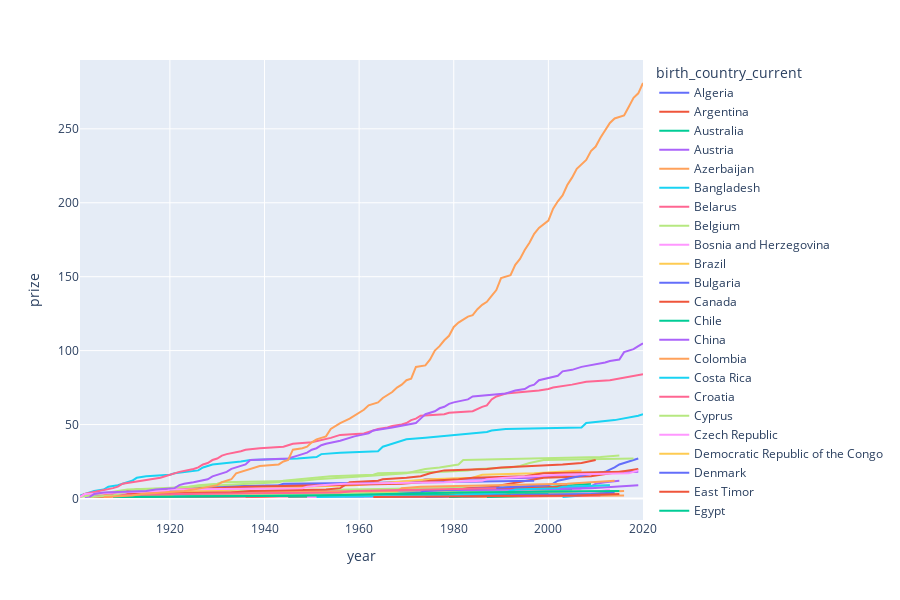

Notebook code cell kept with this figure:
### Code cell
fig = px.line(cumulative_prizes, x="year", y="prize", color='birth_country_current', height=600)
fig.show()

### Figure 1 — Plotly figure (JSON) as saved in the notebook; plotly's stock layout.template omitted (floating-point values rounded to 4 significant figures)
{"data": [{"hovertemplate": "birth_country_current=Algeria<br>year=%{x}<br>prize=%{y}<extra></extra>", "legendgroup": "Algeria", "line": {"color": "#636efa", "dash": "solid"}, "marker": {"symbol": "circle"}, "mode": "lines", "name": "Algeria", "orientation": "v", "showlegend": true, "type": "scatter", "x": [1957, 1997], "xaxis": "x", "y": [1, 2], "yaxis": "y"}, {"hovertemplate": "birth_country_current=Argentina<br>year=%{x}<br>prize=%{y}<extra></extra>", "legendgroup": "Argentina", "line": {"color": "#EF553B", "dash": "solid"}, "marker": {"symbol": "circle"}, "mode": "lines", "name": "Argentina", "orientation": "v", "showlegend": true, "type": "scatter", "x": [1936, 1947, 1980, 1984], "xaxis": "x", "y": [1, 2, 3, 4], "yaxis": "y"}, {"hovertemplate": "birth_country_current=Australia<br>year=%{x}<br>prize=%{y}<extra></extra>", "legendgroup": "Australia", "line": {"color": "#00cc96", "dash": "solid"}, "marker": {"symbol": "circle"}, "mode": "lines", "name": "Australia", "orientation": "v", "showlegend": true, "type": "scatter", "x": [1915, 1945, 1960, 1963, 1964, 1975, 1996, 2005, 2009], "xaxis": "x", "y": [1, 2, 3, 4, 5, 6, 7, 9, 10], "yaxis": "y"}, {"hovertemplate": "birth_country_current=Austria<br>year=%{x}<br>prize=%{y}<extra></extra>", "legendgroup": "Austria", "line": {"color": "#ab63fa", "dash": "solid"}, "marker": {"symbol": "circle"}, "mode": "lines", "name": "Austria", "orientation": "v", "showlegend": true, "type": "scatter", "x": [1911, 1914, 1925, 1927, 1930, 1933, 1936, 1938, 1945, 1962, 1973, 1974, 1998, 2000, 2004, 2013, 2019], "xaxis": "x", "y": [1, 2, 3, 4, 5, 6, 7, 8, 9, 10, 12, 13, 14, 15, 16, 17, 18], "yaxis": "y"}, {"hovertemplate": "birth_country_current=Azerbaijan<br>year=%{x}<br>prize=%{y}<extra></extra>", "legendgroup": "Azerbaijan", "line": {"color": "#FFA15A", "dash": "solid"}, "marker": {"symbol": "circle"}, "mode": "lines", "name": "Azerbaijan", "orientation": "v", "showlegend": true, "type": "scatter", "x": [1962], "xaxis": "x", "y": [1], "yaxis": "y"}, {"hovertemplate": "birth_country_current=Bangladesh<br>year=%{x}<br>prize=%{y}<extra></extra>", "legendgroup": "Bangladesh", "line": {"color": "#19d3f3", "dash": "solid"}, "marker": {"symbol": "circle"}, "mode": "lines", "name": "Bangladesh", "orientation": "v", "showlegend": true, "type": "scatter", "x": [2006], "xaxis": "x", "y": [1], "yaxis": "y"}, {"hovertemplate": "birth_country_current=Belarus<br>year=%{x}<br>prize=%{y}<extra></extra>", "legendgroup": "Belarus", "line": {"color": "#FF6692", "dash": "solid"}, "marker": {"symbol": "circle"}, "mode": "lines", "name": "Belarus", "orientation": "v", "showlegend": true, "type": "scatter", "x": [1971, 1978, 1994, 2000], "xaxis": "x", "y": [1, 2, 3, 4], "yaxis": "y"}, {"hovertemplate": "birth_country_current=Belgium<br>year=%{x}<br>prize=%{y}<extra></extra>", "legendgroup": "Belgium", "line": {"color": "#B6E880", "dash": "solid"}, "marker": {"symbol": "circle"}, "mode": "lines", "name": "Belgium", "orientation": "v", "showlegend": true, "type": "scatter", "x": [1909, 1911, 1913, 1919, 1938, 1958, 1974, 2005, 2013], "xaxis": "x", "y": [1, 2, 3, 4, 5, 6, 7, 8, 9], "yaxis": "y"}, {"hovertemplate": "birth_country_current=Bosnia and Herzegovina<br>year=%{x}<br>prize=%{y}<extra></extra>", "legendgroup": "Bosnia and Herzegovina", "line": {"color": "#FF97FF", "dash": "solid"}, "marker": {"symbol": "circle"}, "mode": "lines", "name": "Bosnia and Herzegovina", "orientation": "v", "showlegend": true, "type": "scatter", "x": [1961, 1975], "xaxis": "x", "y": [1, 2], "yaxis": "y"}, {"hovertemplate": "birth_country_current=Brazil<br>year=%{x}<br>prize=%{y}<extra></extra>", "legendgroup": "Brazil", "line": {"color": "#FECB52", "dash": "solid"}, "marker": {"symbol": "circle"}, "mode": "lines", "name": "Brazil", "orientation": "v", "showlegend": true, "type": "scatter", "x": [1960], "xaxis": "x", "y": [1], "yaxis": "y"}, {"hovertemplate": "birth_country_current=Bulgaria<br>year=%{x}<br>prize=%{y}<extra></extra>", "legendgroup": "Bulgaria", "line": {"color": "#636efa", "dash": "solid"}, "marker": {"symbol": "circle"}, "mode": "lines", "name": "Bulgaria", "orientation": "v", "showlegend": true, "type": "scatter", "x": [1981], "xaxis": "x", "y": [1], "yaxis": "y"}, {"hovertemplate": "birth_country_current=Canada<br>year=%{x}<br>prize=%{y}<extra></extra>", "legendgroup": "Canada", "line": {"color": "#EF553B", "dash": "solid"}, "marker": {"symbol": "circle"}, "mode": "lines", "name": "Canada", "orientation": "v", "showlegend": true, "type": "scatter", "x": [1923, 1949, 1957, 1966, 1976, 1981, 1983, 1989, 1990, 1992, 1994, 1996, 1997, 1999, 2009, 2011, 2013, 2015, 2018, 2019], "xaxis": "x", "y": [1, 2, 3, 4, 5, 6, 7, 8, 9, 10, 11, 12, 13, 14, 15, 16, 17, 18, 19, 20], "yaxis": "y"}, {"hovertemplate": "birth_country_current=Chile<br>year=%{x}<br>prize=%{y}<extra></extra>", "legendgroup": "Chile", "line": {"color": "#00cc96", "dash": "solid"}, "marker": {"symbol": "circle"}, "mode": "lines", "name": "Chile", "orientation": "v", "showlegend": true, "type": "scatter", "x": [1945, 1971], "xaxis": "x", "y": [1, 2], "yaxis": "y"}, {"hovertemplate": "birth_country_current=China<br>year=%{x}<br>prize=%{y}<extra></extra>", "legendgroup": "China", "line": {"color": "#ab63fa", "dash": "solid"}, "marker": {"symbol": "circle"}, "mode": "lines", "name": "China", "orientation": "v", "showlegend": true, "type": "scatter", "x": [1956, 1957, 1989, 1992, 1998, 2000, 2009, 2010, 2012, 2015], "xaxis": "x", "y": [1, 3, 4, 5, 6, 7, 8, 10, 11, 12], "yaxis": "y"}, {"hovertemplate": "birth_country_current=Colombia<br>year=%{x}<br>prize=%{y}<extra></extra>", "legendgroup": "Colombia", "line": {"color": "#FFA15A", "dash": "solid"}, "marker": {"symbol": "circle"}, "mode": "lines", "name": "Colombia", "orientation": "v", "showlegend": true, "type": "scatter", "x": [1982, 2016], "xaxis": "x", "y": [1, 2], "yaxis": "y"}, {"hovertemplate": "birth_country_current=Costa Rica<br>year=%{x}<br>prize=%{y}<extra></extra>", "legendgroup": "Costa Rica", "line": {"color": "#19d3f3", "dash": "solid"}, "marker": {"symbol": "circle"}, "mode": "lines", "name": "Costa Rica", "orientation": "v", "showlegend": true, "type": "scatter", "x": [1987], "xaxis": "x", "y": [1], "yaxis": "y"}, {"hovertemplate": "birth_country_current=Croatia<br>year=%{x}<br>prize=%{y}<extra></extra>", "legendgroup": "Croatia", "line": {"color": "#FF6692", "dash": "solid"}, "marker": {"symbol": "circle"}, "mode": "lines", "name": "Croatia", "orientation": "v", "showlegend": true, "type": "scatter", "x": [1939], "xaxis": "x", "y": [1], "yaxis": "y"}, {"hovertemplate": "birth_country_current=Cyprus<br>year=%{x}<br>prize=%{y}<extra></extra>", "legendgroup": "Cyprus", "line": {"color": "#B6E880", "dash": "solid"}, "marker": {"symbol": "circle"}, "mode": "lines", "name": "Cyprus", "orientation": "v", "showlegend": true, "type": "scatter", "x": [2010], "xaxis": "x", "y": [1], "yaxis": "y"}, {"hovertemplate": "birth_country_current=Czech Republic<br>year=%{x}<br>prize=%{y}<extra></extra>", "legendgroup": "Czech Republic", "line": {"color": "#FF97FF", "dash": "solid"}, "marker": {"symbol": "circle"}, "mode": "lines", "name": "Czech Republic", "orientation": "v", "showlegend": true, "type": "scatter", "x": [1905, 1947, 1959, 1984, 2007], "xaxis": "x", "y": [1, 3, 4, 5, 6], "yaxis": "y"}, {"hovertemplate": "birth_country_current=Democratic Republic of the Congo<br>year=%{x}<br>prize=%{y}<extra></extra>", "legendgroup": "Democratic Republic of the Congo", "line": {"color": "#FECB52", "dash": "solid"}, "marker": {"symbol": "circle"}, "mode": "lines", "name": "Democratic Republic of the Congo", "orientation": "v", "showlegend": true, "type": "scatter", "x": [2018], "xaxis": "x", "y": [1], "yaxis": "y"}, {"hovertemplate": "birth_country_current=Denmark<br>year=%{x}<br>prize=%{y}<extra></extra>", "legendgroup": "Denmark", "line": {"color": "#636efa", "dash": "solid"}, "marker": {"symbol": "circle"}, "mode": "lines", "name": "Denmark", "orientation": "v", "showlegend": true, "type": "scatter", "x": [1903, 1908, 1917, 1920, 1922, 1926, 1928, 1943, 1944, 1975, 1997], "xaxis": "x", "y": [1, 2, 4, 5, 6, 7, 8, 9, 10, 11, 12], "yaxis": "y"}, {"hovertemplate": "birth_country_current=East Timor<br>year=%{x}<br>prize=%{y}<extra></extra>", "legendgroup": "East Timor", "line": {"color": "#EF553B", "dash": "solid"}, "marker": {"symbol": "circle"}, "mode": "lines", "name": "East Timor", "orientation": "v", "showlegend": true, "type": "scatter", "x": [1996], "xaxis": "x", "y": [2], "yaxis": "y"}, {"hovertemplate": "birth_country_current=Egypt<br>year=%{x}<br>prize=%{y}<extra></extra>", "legendgroup": "Egypt", "line": {"color": "#00cc96", "dash": "solid"}, "marker": {"symbol": "circle"}, "mode": "lines", "name": "Egypt", "orientation": "v", "showlegend": true, "type": "scatter", "x": [1964, 1978, 1988, 1994, 1999, 2005], "xaxis": "x", "y": [1, 2, 3, 4, 5, 6], "yaxis": "y"}, {"hovertemplate": "birth_country_current=Ethiopia<br>year=%{x}<br>prize=%{y}<extra></extra>", "legendgroup": "Ethiopia", "line": {"color": "#ab63fa", "dash": "solid"}, "marker": {"symbol": "circle"}, "mode": "lines", "name": "Ethiopia", "orientation": "v", "showlegend": true, "type": "scatter", "x": [2019], "xaxis": "x", "y": [1], "yaxis": "y"}, {"hovertemplate": "birth_country_current=Finland<br>year=%{x}<br>prize=%{y}<extra></extra>", "legendgroup": "Finland", "line": {"color": "#FFA15A", "dash": "solid"}, "marker": {"symbol": "circle"}, "mode": "lines", "name": "Finland", "orientation": "v", "showlegend": true, "type": "scatter", "x": [1939, 1945, 1967, 2008, 2016], "xaxis": "x", "y": [1, 2, 3, 4, 5], "yaxis": "y"}, {"hovertemplate": "birth_country_current=France<br>year=%{x}<br>prize=%{y}<extra></extra>", "legendgroup": "France", "line": {"color": "#19d3f3", "dash": "solid"}, "marker": {"symbol": "circle"}, "mode": "lines", "name": "France", "orientation": "v", "showlegend": true, "type": "scatter", "x": [1901, 1903, 1904, 1906, 1907, 1909, 1912, 1913, 1915, 1920, 1921, 1926, 1927, 1928, 1929, 1935, 1937, 1947, 1951, 1952, 1956, 1964, 1965, 1966, 1967, 1968, 1970, 1974, 1977, 1980, 1983, 1987, 1988, 1991, 2007, 2008, 2014, 2016, 2018, 2019, 2020], "xaxis": "x", "y": [2, 4, 5, 6, 8, 9, 12, 14, 15, 16, 17, 19, 21, 22, 23, 25, 26, 27, 28, 30, 31, 32, 35, 36, 37, 38, 40, 41, 42, 43, 44, 45, 46, 47, 48, 51, 53, 54, 55, 56, 57], "yaxis": "y"}, {"hovertemplate": "birth_country_current=Germany<br>year=%{x}<br>prize=%{y}<extra></extra>", "legendgroup": "Germany", "line": {"color": "#FF6692", "dash": "solid"}, "marker": {"symbol": "circle"}, "mode": "lines", "name": "Germany", "orientation": "v", "showlegend": true, "type": "scatter", "x": [1901, 1902, 1905, 1907, 1908, 1909, 1910, 1912, 1914, 1915, 1918, 1919, 1920, 1921, 1922, 1925, 1926, 1927, 1928, 1929, 1930, 1931, 1932, 1935, 1936, 1939, 1944, 1945, 1946, 1950, 1953, 1954, 1955, 1956, 1961, 1963, 1964, 1966, 1967, 1969, 1970, 1971, 1972, 1973, 1978, 1979, 1984, 1986, 1987, 1988, 1989, 1991, 1995, 1998, 2000, 2001, 2005, 2007, 2008, 2013, 2017, 2019, 2020], "xaxis": "x", "y": [1, 3, 5, 6, 7, 8, 10, 11, 12, 13, 14, 15, 16, 17, 18, 20, 21, 23, 24, 26, 27, 29, 30, 32, 33, 34, 35, 36, 37, 38, 40, 41, 42, 43, 44, 46, 47, 48, 49, 50, 51, 53, 54, 56, 57, 58, 59, 62, 63, 67, 69, 71, 72, 73, 74, 75, 77, 78, 79, 80, 82, 83, 84], "yaxis": "y"}, {"hovertemplate": "birth_country_current=Ghana<br>year=%{x}<br>prize=%{y}<extra></extra>", "legendgroup": "Ghana", "line": {"color": "#B6E880", "dash": "solid"}, "marker": {"symbol": "circle"}, "mode": "lines", "name": "Ghana", "orientation": "v", "showlegend": true, "type": "scatter", "x": [2001], "xaxis": "x", "y": [1], "yaxis": "y"}, {"hovertemplate": "birth_country_current=Greece<br>year=%{x}<br>prize=%{y}<extra></extra>", "legendgroup": "Greece", "line": {"color": "#FF97FF", "dash": "solid"}, "marker": {"symbol": "circle"}, "mode": "lines", "name": "Greece", "orientation": "v", "showlegend": true, "type": "scatter", "x": [1979], "xaxis": "x", "y": [1], "yaxis": "y"}, {"hovertemplate": "birth_country_current=Guadeloupe Island<br>year=%{x}<br>prize=%{y}<extra></extra>", "legendgroup": "Guadeloupe Island", "line": {"color": "#FECB52", "dash": "solid"}, "marker": {"symbol": "circle"}, "mode": "lines", "name": "Guadeloupe Island", "orientation": "v", "showlegend": true, "type": "scatter", "x": [1960], "xaxis": "x", "y": [1], "yaxis": "y"}, {"hovertemplate": "birth_country_current=Guatemala<br>year=%{x}<br>prize=%{y}<extra></extra>", "legendgroup": "Guatemala", "line": {"color": "#636efa", "dash": "solid"}, "marker": {"symbol": "circle"}, "mode": "lines", "name": "Guatemala", "orientation": "v", "showlegend": true, "type": "scatter", "x": [1967, 1992], "xaxis": "x", "y": [1, 2], "yaxis": "y"}, {"hovertemplate": "birth_country_current=Hungary<br>year=%{x}<br>prize=%{y}<extra></extra>", "legendgroup": "Hungary", "line": {"color": "#EF553B", "dash": "solid"}, "marker": {"symbol": "circle"}, "mode": "lines", "name": "Hungary", "orientation": "v", "showlegend": true, "type": "scatter", "x": [1937, 1943, 1961, 1963, 1971, 1994, 2002, 2004], "xaxis": "x", "y": [1, 2, 3, 4, 5, 7, 8, 9], "yaxis": "y"}, {"hovertemplate": "birth_country_current=Iceland<br>year=%{x}<br>prize=%{y}<extra></extra>", "legendgroup": "Iceland", "line": {"color": "#00cc96", "dash": "solid"}, "marker": {"symbol": "circle"}, "mode": "lines", "name": "Iceland", "orientation": "v", "showlegend": true, "type": "scatter", "x": [1955], "xaxis": "x", "y": [1], "yaxis": "y"}, {"hovertemplate": "birth_country_current=India<br>year=%{x}<br>prize=%{y}<extra></extra>", "legendgroup": "India", "line": {"color": "#ab63fa", "dash": "solid"}, "marker": {"symbol": "circle"}, "mode": "lines", "name": "India", "orientation": "v", "showlegend": true, "type": "scatter", "x": [1902, 1907, 1913, 1930, 1968, 1998, 2009, 2014, 2019], "xaxis": "x", "y": [1, 2, 3, 4, 5, 6, 7, 8, 9], "yaxis": "y"}, {"hovertemplate": "birth_country_current=Indonesia<br>year=%{x}<br>prize=%{y}<extra></extra>", "legendgroup": "Indonesia", "line": {"color": "#FFA15A", "dash": "solid"}, "marker": {"symbol": "circle"}, "mode": "lines", "name": "Indonesia", "orientation": "v", "showlegend": true, "type": "scatter", "x": [1924], "xaxis": "x", "y": [1], "yaxis": "y"}, {"hovertemplate": "birth_country_current=Iran<br>year=%{x}<br>prize=%{y}<extra></extra>", "legendgroup": "Iran", "line": {"color": "#19d3f3", "dash": "solid"}, "marker": {"symbol": "circle"}, "mode": "lines", "name": "Iran", "orientation": "v", "showlegend": true, "type": "scatter", "x": [2003, 2007], "xaxis": "x", "y": [1, 2], "yaxis": "y"}, {"hovertemplate": "birth_country_current=Iraq<br>year=%{x}<br>prize=%{y}<extra></extra>", "legendgroup": "Iraq", "line": {"color": "#FF6692", "dash": "solid"}, "marker": {"symbol": "circle"}, "mode": "lines", "name": "Iraq", "orientation": "v", "showlegend": true, "type": "scatter", "x": [2018], "xaxis": "x", "y": [1], "yaxis": "y"}, {"hovertemplate": "birth_country_current=Ireland<br>year=%{x}<br>prize=%{y}<extra></extra>", "legendgroup": "Ireland", "line": {"color": "#B6E880", "dash": "solid"}, "marker": {"symbol": "circle"}, "mode": "lines", "name": "Ireland", "orientation": "v", "showlegend": true, "type": "scatter", "x": [1923, 1925, 1951, 1969, 2015], "xaxis": "x", "y": [1, 2, 3, 4, 5], "yaxis": "y"}, {"hovertemplate": "birth_country_current=Israel<br>year=%{x}<br>prize=%{y}<extra></extra>", "legendgroup": "Israel", "line": {"color": "#FF97FF", "dash": "solid"}, "marker": {"symbol": "circle"}, "mode": "lines", "name": "Israel", "orientation": "v", "showlegend": true, "type": "scatter", "x": [1994, 2002, 2004, 2009, 2011, 2013], "xaxis": "x", "y": [1, 2, 3, 4, 5, 6], "yaxis": "y"}, {"hovertemplate": "birth_country_current=Italy<br>year=%{x}<br>prize=%{y}<extra></extra>", "legendgroup": "Italy", "line": {"color": "#FECB52", "dash": "solid"}, "marker": {"symbol": "circle"}, "mode": "lines", "name": "Italy", "orientation": "v", "showlegend": true, "type": "scatter", "x": [1906, 1907, 1909, 1926, 1934, 1938, 1959, 1963, 1969, 1975, 1984, 1985, 1986, 1997, 2002, 2007], "xaxis": "x", "y": [2, 3, 4, 5, 6, 7, 9, 10, 11, 13, 14, 15, 16, 17, 18, 19], "yaxis": "y"}, {"hovertemplate": "birth_country_current=Japan<br>year=%{x}<br>prize=%{y}<extra></extra>", "legendgroup": "Japan", "line": {"color": "#636efa", "dash": "solid"}, "marker": {"symbol": "circle"}, "mode": "lines", "name": "Japan", "orientation": "v", "showlegend": true, "type": "scatter", "x": [1949, 1965, 1968, 1973, 1974, 1981, 1987, 1994, 2000, 2001, 2002, 2008, 2010, 2012, 2014, 2015, 2016, 2017, 2018, 2019], "xaxis": "x", "y": [1, 2, 3, 4, 5, 6, 7, 8, 9, 10, 12, 16, 17, 18, 21, 23, 24, 25, 26, 27], "yaxis": "y"}, {"hovertemplate": "birth_country_current=Kenya<br>year=%{x}<br>prize=%{y}<extra></extra>", "legendgroup": "Kenya", "line": {"color": "#EF553B", "dash": "solid"}, "marker": {"symbol": "circle"}, "mode": "lines", "name": "Kenya", "orientation": "v", "showlegend": true, "type": "scatter", "x": [2004], "xaxis": "x", "y": [1], "yaxis": "y"}, {"hovertemplate": "birth_country_current=Korea (South Korea)<br>year=%{x}<br>prize=%{y}<extra></extra>", "legendgroup": "Korea (South Korea)", "line": {"color": "#00cc96", "dash": "solid"}, "marker": {"symbol": "circle"}, "mode": "lines", "name": "Korea (South Korea)", "orientation": "v", "showlegend": true, "type": "scatter", "x": [1987, 2000], "xaxis": "x", "y": [1, 2], "yaxis": "y"}, {"hovertemplate": "birth_country_current=Latvia<br>year=%{x}<br>prize=%{y}<extra></extra>", "legendgroup": "Latvia", "line": {"color": "#ab63fa", "dash": "solid"}, "marker": {"symbol": "circle"}, "mode": "lines", "name": "Latvia", "orientation": "v", "showlegend": true, "type": "scatter", "x": [1909], "xaxis": "x", "y": [1], "yaxis": "y"}, {"hovertemplate": "birth_country_current=Liberia<br>year=%{x}<br>prize=%{y}<extra></extra>", "legendgroup": "Liberia", "line": {"color": "#FFA15A", "dash": "solid"}, "marker": {"symbol": "circle"}, "mode": "lines", "name": "Liberia", "orientation": "v", "showlegend": true, "type": "scatter", "x": [2011], "xaxis": "x", "y": [2], "yaxis": "y"}, {"hovertemplate": "birth_country_current=Lithuania<br>year=%{x}<br>prize=%{y}<extra></extra>", "legendgroup": "Lithuania", "line": {"color": "#19d3f3", "dash": "solid"}, "marker": {"symbol": "circle"}, "mode": "lines", "name": "Lithuania", "orientation": "v", "showlegend": true, "type": "scatter", "x": [1977, 1980, 1982], "xaxis": "x", "y": [1, 2, 3], "yaxis": "y"}, {"hovertemplate": "birth_country_current=Luxembourg<br>year=%{x}<br>prize=%{y}<extra></extra>", "legendgroup": "Luxembourg", "line": {"color": "#FF6692", "dash": "solid"}, "marker": {"symbol": "circle"}, "mode": "lines", "name": "Luxembourg", "orientation": "v", "showlegend": true, "type": "scatter", "x": [1908, 2011], "xaxis": "x", "y": [1, 2], "yaxis": "y"}, {"hovertemplate": "birth_country_current=Madagascar<br>year=%{x}<br>prize=%{y}<extra></extra>", "legendgroup": "Madagascar", "line": {"color": "#B6E880", "dash": "solid"}, "marker": {"symbol": "circle"}, "mode": "lines", "name": "Madagascar", "orientation": "v", "showlegend": true, "type": "scatter", "x": [1985], "xaxis": "x", "y": [1], "yaxis": "y"}, {"hovertemplate": "birth_country_current=Mexico<br>year=%{x}<br>prize=%{y}<extra></extra>", "legendgroup": "Mexico", "line": {"color": "#FF97FF", "dash": "solid"}, "marker": {"symbol": "circle"}, "mode": "lines", "name": "Mexico", "orientation": "v", "showlegend": true, "type": "scatter", "x": [1982, 1990, 1995], "xaxis": "x", "y": [1, 2, 3], "yaxis": "y"}, {"hovertemplate": "birth_country_current=Morocco<br>year=%{x}<br>prize=%{y}<extra></extra>", "legendgroup": "Morocco", "line": {"color": "#FECB52", "dash": "solid"}, "marker": {"symbol": "circle"}, "mode": "lines", "name": "Morocco", "orientation": "v", "showlegend": true, "type": "scatter", "x": [2012], "xaxis": "x", "y": [1], "yaxis": "y"}, {"hovertemplate": "birth_country_current=Myanmar<br>year=%{x}<br>prize=%{y}<extra></extra>", "legendgroup": "Myanmar", "line": {"color": "#636efa", "dash": "solid"}, "marker": {"symbol": "circle"}, "mode": "lines", "name": "Myanmar", "orientation": "v", "showlegend": true, "type": "scatter", "x": [1991], "xaxis": "x", "y": [1], "yaxis": "y"}, {"hovertemplate": "birth_country_current=Netherlands<br>year=%{x}<br>prize=%{y}<extra></extra>", "legendgroup": "Netherlands", "line": {"color": "#EF553B", "dash": "solid"}, "marker": {"symbol": "circle"}, "mode": "lines", "name": "Netherlands", "orientation": "v", "showlegend": true, "type": "scatter", "x": [1901, 1902, 1910, 1911, 1913, 1929, 1936, 1953, 1969, 1973, 1975, 1981, 1984, 1995, 1999, 2016], "xaxis": "x", "y": [1, 3, 4, 5, 6, 7, 8, 9, 10, 11, 12, 13, 14, 15, 17, 18], "yaxis": "y"}, {"hovertemplate": "birth_country_current=New Zealand<br>year=%{x}<br>prize=%{y}<extra></extra>", "legendgroup": "New Zealand", "line": {"color": "#00cc96", "dash": "solid"}, "marker": {"symbol": "circle"}, "mode": "lines", "name": "New Zealand", "orientation": "v", "showlegend": true, "type": "scatter", "x": [1908, 1962, 2000], "xaxis": "x", "y": [1, 2, 3], "yaxis": "y"}, {"hovertemplate": "birth_country_current=Nigeria<br>year=%{x}<br>prize=%{y}<extra></extra>", "legendgroup": "Nigeria", "line": {"color": "#ab63fa", "dash": "solid"}, "marker": {"symbol": "circle"}, "mode": "lines", "name": "Nigeria", "orientation": "v", "showlegend": true, "type": "scatter", "x": [1986], "xaxis": "x", "y": [1], "yaxis": "y"}, {"hovertemplate": "birth_country_current=Norway<br>year=%{x}<br>prize=%{y}<extra></extra>", "legendgroup": "Norway", "line": {"color": "#FFA15A", "dash": "solid"}, "marker": {"symbol": "circle"}, "mode": "lines", "name": "Norway", "orientation": "v", "showlegend": true, "type": "scatter", "x": [1903, 1920, 1921, 1922, 1968, 1969, 1973, 1989, 2004, 2014], "xaxis": "x", "y": [1, 2, 3, 4, 5, 7, 8, 9, 10, 12], "yaxis": "y"}, {"hovertemplate": "birth_country_current=Pakistan<br>year=%{x}<br>prize=%{y}<extra></extra>", "legendgroup": "Pakistan", "line": {"color": "#19d3f3", "dash": "solid"}, "marker": {"symbol": "circle"}, "mode": "lines", "name": "Pakistan", "orientation": "v", "showlegend": true, "type": "scatter", "x": [1979, 1983, 2014], "xaxis": "x", "y": [1, 2, 3], "yaxis": "y"}, {"hovertemplate": "birth_country_current=Peru<br>year=%{x}<br>prize=%{y}<extra></extra>", "legendgroup": "Peru", "line": {"color": "#FF6692", "dash": "solid"}, "marker": {"symbol": "circle"}, "mode": "lines", "name": "Peru", "orientation": "v", "showlegend": true, "type": "scatter", "x": [2010], "xaxis": "x", "y": [1], "yaxis": "y"}, {"hovertemplate": "birth_country_current=Poland<br>year=%{x}<br>prize=%{y}<extra></extra>", "legendgroup": "Poland", "line": {"color": "#B6E880", "dash": "solid"}, "marker": {"symbol": "circle"}, "mode": "lines", "name": "Poland", "orientation": "v", "showlegend": true, "type": "scatter", "x": [1901, 1903, 1905, 1907, 1908, 1911, 1918, 1924, 1931, 1939, 1943, 1944, 1950, 1954, 1963, 1964, 1978, 1983, 1985, 1992, 1994, 1995, 1996, 1999, 2018], "xaxis": "x", "y": [1, 2, 3, 4, 5, 6, 7, 8, 9, 10, 11, 12, 14, 15, 16, 17, 18, 19, 20, 21, 22, 23, 24, 26, 27], "yaxis": "y"}, {"hovertemplate": "birth_country_current=Portugal<br>year=%{x}<br>prize=%{y}<extra></extra>", "legendgroup": "Portugal", "line": {"color": "#FF97FF", "dash": "solid"}, "marker": {"symbol": "circle"}, "mode": "lines", "name": "Portugal", "orientation": "v", "showlegend": true, "type": "scatter", "x": [1949, 1998], "xaxis": "x", "y": [1, 2], "yaxis": "y"}, {"hovertemplate": "birth_country_current=Republic of Macedonia<br>year=%{x}<br>prize=%{y}<extra></extra>", "legendgroup": "Republic of Macedonia", "line": {"color": "#FECB52", "dash": "solid"}, "marker": {"symbol": "circle"}, "mode": "lines", "name": "Republic of Macedonia", "orientation": "v", "showlegend": true, "type": "scatter", "x": [1979], "xaxis": "x", "y": [1], "yaxis": "y"}, {"hovertemplate": "birth_country_current=Romania<br>year=%{x}<br>prize=%{y}<extra></extra>", "legendgroup": "Romania", "line": {"color": "#636efa", "dash": "solid"}, "marker": {"symbol": "circle"}, "mode": "lines", "name": "Romania", "orientation": "v", "showlegend": true, "type": "scatter", "x": [1974, 1986, 2009, 2014], "xaxis": "x", "y": [1, 2, 3, 4], "yaxis": "y"}, {"hovertemplate": "birth_country_current=Russia<br>year=%{x}<br>prize=%{y}<extra></extra>", "legendgroup": "Russia", "line": {"color": "#EF553B", "dash": "solid"}, "marker": {"symbol": "circle"}, "mode": "lines", "name": "Russia", "orientation": "v", "showlegend": true, "type": "scatter", "x": [1904, 1910, 1911, 1933, 1937, 1953, 1956, 1958, 1964, 1965, 1970, 1973, 1975, 1977, 1978, 1987, 1990, 2003, 2007, 2010], "xaxis": "x", "y": [1, 2, 3, 4, 5, 6, 7, 11, 12, 13, 14, 15, 17, 18, 19, 20, 21, 23, 24, 26], "yaxis": "y"}, {"hovertemplate": "birth_country_current=Saint Lucia<br>year=%{x}<br>prize=%{y}<extra></extra>", "legendgroup": "Saint Lucia", "line": {"color": "#00cc96", "dash": "solid"}, "marker": {"symbol": "circle"}, "mode": "lines", "name": "Saint Lucia", "orientation": "v", "showlegend": true, "type": "scatter", "x": [1979, 1992], "xaxis": "x", "y": [1, 2], "yaxis": "y"}, {"hovertemplate": "birth_country_current=Slovakia<br>year=%{x}<br>prize=%{y}<extra></extra>", "legendgroup": "Slovakia", "line": {"color": "#ab63fa", "dash": "solid"}, "marker": {"symbol": "circle"}, "mode": "lines", "name": "Slovakia", "orientation": "v", "showlegend": true, "type": "scatter", "x": [1905], "xaxis": "x", "y": [1], "yaxis": "y"}, {"hovertemplate": "birth_country_current=Slovenia<br>year=%{x}<br>prize=%{y}<extra></extra>", "legendgroup": "Slovenia", "line": {"color": "#FFA15A", "dash": "solid"}, "marker": {"symbol": "circle"}, "mode": "lines", "name": "Slovenia", "orientation": "v", "showlegend": true, "type": "scatter", "x": [1923], "xaxis": "x", "y": [1], "yaxis": "y"}, {"hovertemplate": "birth_country_current=South Africa<br>year=%{x}<br>prize=%{y}<extra></extra>", "legendgroup": "South Africa", "line": {"color": "#19d3f3", "dash": "solid"}, "marker": {"symbol": "circle"}, "mode": "lines", "name": "South Africa", "orientation": "v", "showlegend": true, "type": "scatter", "x": [1951, 1979, 1984, 1991, 1993, 2002, 2003, 2013], "xaxis": "x", "y": [1, 2, 3, 4, 6, 7, 8, 9], "yaxis": "y"}, {"hovertemplate": "birth_country_current=Spain<br>year=%{x}<br>prize=%{y}<extra></extra>", "legendgroup": "Spain", "line": {"color": "#FF6692", "dash": "solid"}, "marker": {"symbol": "circle"}, "mode": "lines", "name": "Spain", "orientation": "v", "showlegend": true, "type": "scatter", "x": [1904, 1906, 1922, 1956, 1959, 1977, 1989], "xaxis": "x", "y": [1, 2, 3, 4, 5, 6, 7], "yaxis": "y"}, {"hovertemplate": "birth_country_current=Sweden<br>year=%{x}<br>prize=%{y}<extra></extra>", "legendgroup": "Sweden", "line": {"color": "#B6E880", "dash": "solid"}, "marker": {"symbol": "circle"}, "mode": "lines", "name": "Sweden", "orientation": "v", "showlegend": true, "type": "scatter", "x": [1903, 1908, 1909, 1911, 1912, 1916, 1921, 1924, 1926, 1930, 1931, 1948, 1951, 1955, 1961, 1970, 1974, 1977, 1981, 1982, 2000, 2011, 2015], "xaxis": "x", "y": [1, 2, 3, 4, 5, 6, 7, 8, 9, 10, 11, 12, 13, 14, 15, 17, 20, 21, 23, 26, 27, 28, 29], "yaxis": "y"}, {"hovertemplate": "birth_country_current=Switzerland<br>year=%{x}<br>prize=%{y}<extra></extra>", "legendgroup": "Switzerland", "line": {"color": "#FF97FF", "dash": "solid"}, "marker": {"symbol": "circle"}, "mode": "lines", "name": "Switzerland", "orientation": "v", "showlegend": true, "type": "scatter", "x": [1901, 1902, 1909, 1919, 1920, 1948, 1949, 1952, 1957, 1978, 1986, 1987, 1991, 1996, 2002, 2017, 2019], "xaxis": "x", "y": [1, 3, 4, 5, 6, 7, 8, 9, 10, 11, 12, 13, 14, 15, 16, 17, 19], "yaxis": "y"}, {"hovertemplate": "birth_country_current=Taiwan<br>year=%{x}<br>prize=%{y}<extra></extra>", "legendgroup": "Taiwan", "line": {"color": "#FECB52", "dash": "solid"}, "marker": {"symbol": "circle"}, "mode": "lines", "name": "Taiwan", "orientation": "v", "showlegend": true, "type": "scatter", "x": [1986], "xaxis": "x", "y": [1], "yaxis": "y"}, {"hovertemplate": "birth_country_current=Trinidad<br>year=%{x}<br>prize=%{y}<extra></extra>", "legendgroup": "Trinidad", "line": {"color": "#636efa", "dash": "solid"}, "marker": {"symbol": "circle"}, "mode": "lines", "name": "Trinidad", "orientation": "v", "showlegend": true, "type": "scatter", "x": [2001], "xaxis": "x", "y": [1], "yaxis": "y"}, {"hovertemplate": "birth_country_current=Turkey<br>year=%{x}<br>prize=%{y}<extra></extra>", "legendgroup": "Turkey", "line": {"color": "#EF553B", "dash": "solid"}, "marker": {"symbol": "circle"}, "mode": "lines", "name": "Turkey", "orientation": "v", "showlegend": true, "type": "scatter", "x": [1963, 2006, 2015], "xaxis": "x", "y": [1, 2, 3], "yaxis": "y"}, {"hovertemplate": "birth_country_current=Ukraine<br>year=%{x}<br>prize=%{y}<extra></extra>", "legendgroup": "Ukraine", "line": {"color": "#00cc96", "dash": "solid"}, "marker": {"symbol": "circle"}, "mode": "lines", "name": "Ukraine", "orientation": "v", "showlegend": true, "type": "scatter", "x": [1908, 1952, 1966, 1981, 2015], "xaxis": "x", "y": [1, 2, 3, 4, 5], "yaxis": "y"}, {"hovertemplate": "birth_country_current=United Kingdom<br>year=%{x}<br>prize=%{y}<extra></extra>", "legendgroup": "United Kingdom", "line": {"color": "#ab63fa", "dash": "solid"}, "marker": {"symbol": "circle"}, "mode": "lines", "name": "United Kingdom", "orientation": "v", "showlegend": true, "type": "scatter", "x": [1903, 1904, 1906, 1915, 1917, 1921, 1922, 1923, 1925, 1927, 1928, 1929, 1932, 1933, 1934, 1935, 1936, 1937, 1945, 1947, 1948, 1949, 1950, 1951, 1952, 1953, 1956, 1957, 1958, 1959, 1962, 1963, 1967, 1969, 1972, 1973, 1974, 1976, 1977, 1978, 1979, 1980, 1982, 1983, 1984, 1988, 1991, 1993, 1995, 1996, 1997, 1998, 2001, 2002, 2003, 2005, 2007, 2009, 2010, 2012, 2013, 2015, 2016, 2017, 2018, 2019, 2020], "xaxis": "x", "y": [1, 3, 4, 5, 6, 7, 9, 10, 11, 12, 13, 15, 18, 20, 21, 22, 23, 26, 27, 29, 30, 31, 33, 34, 36, 37, 39, 40, 41, 42, 44, 46, 48, 49, 51, 54, 57, 59, 61, 62, 64, 65, 66, 67, 69, 70, 71, 73, 74, 76, 77, 80, 82, 83, 86, 87, 89, 90, 91, 92, 93, 94, 99, 100, 101, 103, 105], "yaxis": "y"}, {"hovertemplate": "birth_country_current=United States of America<br>year=%{x}<br>prize=%{y}<extra></extra>", "legendgroup": "United States of America", "line": {"color": "#FFA15A", "dash": "solid"}, "marker": {"symbol": "circle"}, "mode": "lines", "name": "United States of America", "orientation": "v", "showlegend": true, "type": "scatter", "x": [1906, 1912, 1914, 1919, 1923, 1925, 1927, 1929, 1930, 1931, 1932, 1933, 1934, 1936, 1937, 1938, 1939, 1943, 1944, 1945, 1946, 1948, 1949, 1950, 1951, 1952, 1953, 1954, 1955, 1956, 1958, 1959, 1960, 1961, 1962, 1964, 1965, 1966, 1967, 1968, 1969, 1970, 1971, 1972, 1974, 1975, 1976, 1977, 1978, 1979, 1980, 1981, 1982, 1983, 1984, 1985, 1986, 1987, 1988, 1989, 1990, 1992, 1993, 1994, 1995, 1996, 1997, 1998, 2000, 2001, 2002, 2003, 2004, 2005, 2006, 2007, 2008, 2009, 2010, 2011, 2012, 2013, 2014, 2015, 2016, 2017, 2018, 2019, 2020], "xaxis": "x", "y": [1, 2, 3, 4, 5, 6, 7, 8, 9, 11, 12, 13, 17, 19, 20, 21, 22, 23, 25, 26, 33, 34, 35, 38, 40, 41, 42, 47, 49, 51, 54, 56, 58, 60, 63, 65, 68, 70, 72, 75, 77, 80, 81, 89, 90, 94, 100, 103, 107, 110, 116, 119, 121, 123, 124, 128, 131, 133, 137, 141, 149, 151, 158, 162, 168, 173, 179, 183, 188, 196, 201, 205, 212, 217, 223, 226, 229, 235, 238, 244, 249, 254, 257, 258, 259, 265, 271, 274, 281], "yaxis": "y"}, {"hovertemplate": "birth_country_current=Venezuela<br>year=%{x}<br>prize=%{y}<extra></extra>", "legendgroup": "Venezuela", "line": {"color": "#19d3f3", "dash": "solid"}, "marker": {"symbol": "circle"}, "mode": "lines", "name": "Venezuela", "orientation": "v", "showlegend": true, "type": "scatter", "x": [1980], "xaxis": "x", "y": [1], "yaxis": "y"}, {"hovertemplate": "birth_country_current=Vietnam<br>year=%{x}<br>prize=%{y}<extra></extra>", "legendgroup": "Vietnam", "line": {"color": "#FF6692", "dash": "solid"}, "marker": {"symbol": "circle"}, "mode": "lines", "name": "Vietnam", "orientation": "v", "showlegend": true, "type": "scatter", "x": [1973], "xaxis": "x", "y": [1], "yaxis": "y"}, {"hovertemplate": "birth_country_current=Yemen<br>year=%{x}<br>prize=%{y}<extra></extra>", "legendgroup": "Yemen", "line": {"color": "#B6E880", "dash": "solid"}, "marker": {"symbol": "circle"}, "mode": "lines", "name": "Yemen", "orientation": "v", "showlegend": true, "type": "scatter", "x": [2011], "xaxis": "x", "y": [1], "yaxis": "y"}, {"hovertemplate": "birth_country_current=Zimbabwe<br>year=%{x}<br>prize=%{y}<extra></extra>", "legendgroup": "Zimbabwe", "line": {"color": "#FF97FF", "dash": "solid"}, "marker": {"symbol": "circle"}, "mode": "lines", "name": "Zimbabwe", "orientation": "v", "showlegend": true, "type": "scatter", "x": [1960], "xaxis": "x", "y": [1], "yaxis": "y"}], "layout": {"height": 600, "legend": {"title": {"text": "birth_country_current"}, "tracegroupgap": 0}, "margin": {"t": 60}, "xaxis": {"anchor": "y", "domain": [0, 1], "title": {"text": "year"}}, "yaxis": {"anchor": "x", "domain": [0, 1], "title": {"text": "prize"}}}}
